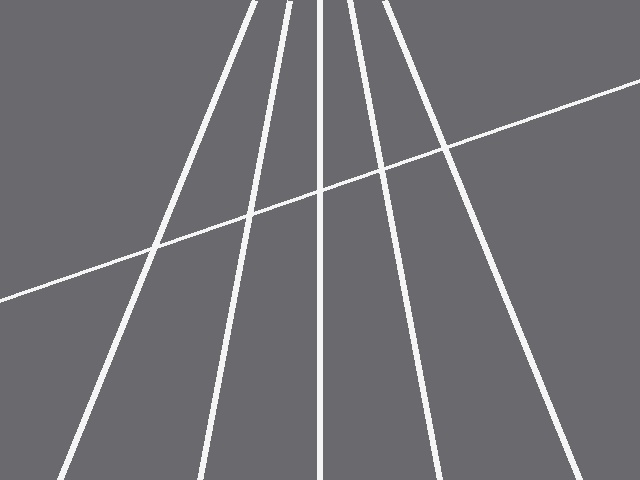
#> input picture DS_Practicals_IDLE/hough.jpg, 640 x 480 px
$ python Practical_07_hough_line_detection.py
#> lines starting #> are read from the running program, lines starting #| are printed output that depends on the picture; after the words box and inside, x2 and y2 are one past the last pixel; in counts of white or black regions, pixels touching at a corner belong together
# -*- coding: utf-8 -*-
"""
PRACTICAL 7 : Line detection using Hough transform
Karina Bacche - 264447

Open in IDLE and press F5.
Keep any data files this practical needs in the SAME folder as this file.
Close each graph window to continue.
"""

import os
import numpy as np
import matplotlib.pyplot as plt

BASE = os.path.dirname(os.path.abspath(__file__))


def path(name):
    return os.path.join(BASE, name)


def p7(image_name="hough.jpg"):
#> called with image_name = 'hough.jpg'
    import cv2

    img = cv2.imread(path(image_name))
#> img is the input picture: shape (480, 640, 3); mean B, G, R 117.7, 113, 113.9
    if img is None:
        print("Could not read", image_name, "- put it in the same folder.")
        return

    plt.figure(figsize=(8, 6))
    plt.title("Original Image")
    plt.imshow(cv2.cvtColor(img, cv2.COLOR_BGR2RGB))
    plt.axis("off")
    plt.show()

    gray = cv2.cvtColor(img, cv2.COLOR_BGR2GRAY)
    edges = cv2.Canny(gray, 50, 200)
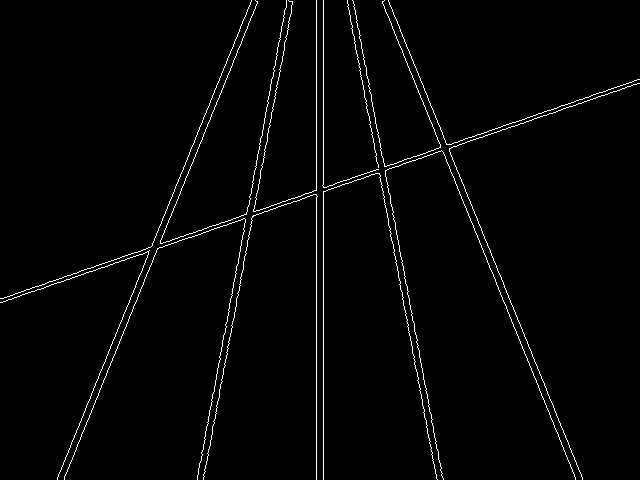
#> edges: shape (480, 640); 1.9% white in thin lines or dots

    lines = cv2.HoughLinesP(edges, 1, np.pi / 180, 68,
                            minLineLength=15, maxLineGap=250)
#> lines = 24 rows, first 6: [316, 479, 316, 0], [323, 479, 323, 0], [0, 302, 638, 83], [0, 298, 638, 79], [388, 0, 582, 479], [382, 1, 575, 479]

    if lines is not None:
        for line in lines:
            x1, y1, x2, y2 = line.flatten()
            cv2.line(img, (x1, y1), (x2, y2), (255, 0, 0), 3)
#> this loop made 24 passes
#> (x1, y1, x2, y2) on passes 1 to 12: (316, 479, 316, 0), (323, 479, 323, 0), (0, 302, 638, 83), (0, 298, 638, 79), (388, 0, 582, 479), (382, 1, 575, 479), (57, 479, 247, 9), (64, 479, 257, 1), (392, 214, 443, 479), (364, 97, 430, 441), (356, 22, 419, 350), (197, 479, 232, 295)
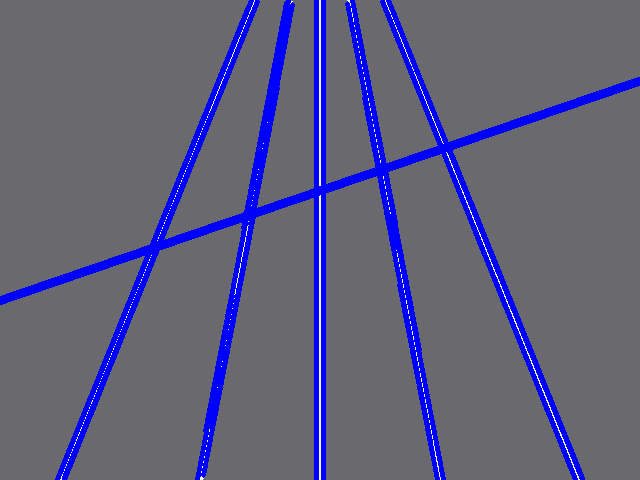
#> img: shape (480, 640, 3); 10.39% of pixels changed, all inside (x1, y1, x2, y2) = (0, 0, 640, 480)
    else:
        print("No lines detected.")

    plt.figure(figsize=(8, 6))
    plt.title("Line Detection using Hough Transform")
    plt.imshow(cv2.cvtColor(img, cv2.COLOR_BGR2RGB))
    plt.axis("off")
    plt.show()


if __name__ == "__main__":
    p7()
